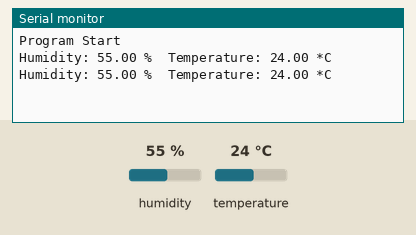
Bench run of a sketch on a simulated Arduino Uno, built with avr-gcc and run on an emulated ATmega328P. Shown: the last lines printed to the serial monitor. The inputs (shaded band) are chosen by the test bench; at power-on: humidity 55 %, temperature 24 °C.

Above: at 4.8 s.
4.9 s: humidity set to 22 %
At 6.5 s:
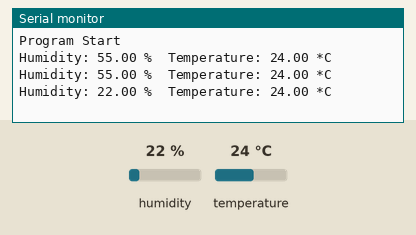
7.9 s: temperature set to 12 °C
At 9.0 s:
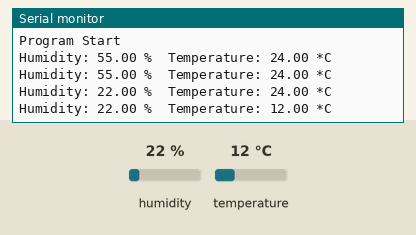
10.9 s: humidity set to 40 %
At 12.6 s:
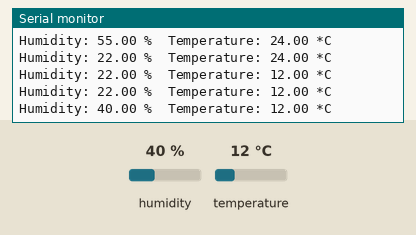
Timing chart, 0 to 14.1 s (numbered marks = the images above; inputs shaded):
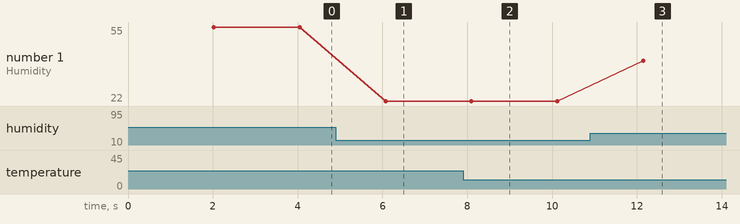

Measured:
- after the input at 4.9 s, the serial monitor: prints a new line after 1.2 s (image 1)
- after the input at 7.9 s, the serial monitor: prints a new line after 0.20 s (image 2)
- after the input at 10.9 s, the serial monitor: prints a new line after 1.2 s (image 3)
- plotted number 1: 55 → 22 after the input at 4.9 s, 22 → 40 after the input at 10.9 s

The sketch:

dht11_simple_modified.ino
```cpp
// Example testing sketch for various DHT humidity/temperature sensors
// Written by ladyada, public domain
// Modified by Mira Kim

#include "DHT.h"

DHT dht(2, DHT11);

void setup() {
  Serial.begin(9600);
  Serial.println("Program Start");
  dht.begin();
}

void loop() {
  delay(2000);

  float h = dht.readHumidity();
  float t = dht.readTemperature();

  if (isnan(h) || isnan(t)) {
    Serial.println("Failed");
    return;
  }

  Serial.print("Humidity: ");
  Serial.print(h);
  Serial.print(" %\t");
  Serial.print("Temperature: ");
  Serial.print(t);
  Serial.println(" *C ");
}
```
